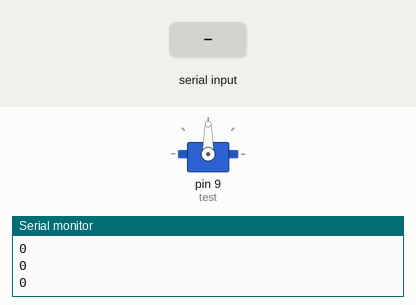
The sketch below on a simulated Arduino Uno, built with avr-gcc and run on an emulated ATmega328P. On the bench: servo, the last lines printed to the serial monitor. The test bench sets the inputs (shaded band).

Above: at 1.2 s.
1.3 s: "30,150\n" received over Serial
At 2.5 s:
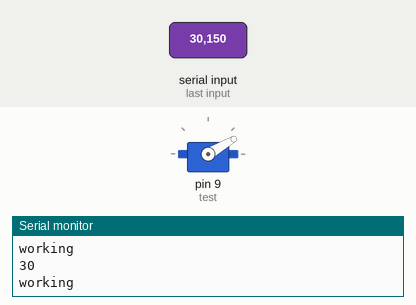
2.8 s: "5\n" received over Serial
At 3.7 s:
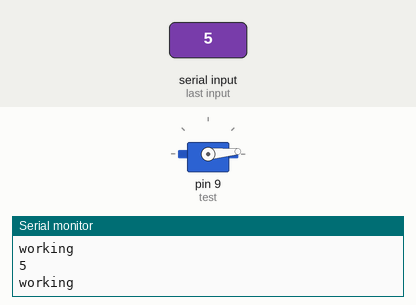
4.3 s: "200\n" received over Serial
At 4.6 s:
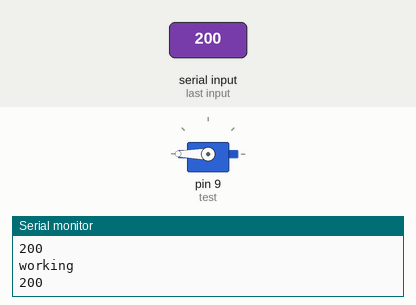
5.8 s: "90,45\n" received over Serial
At 7.0 s:
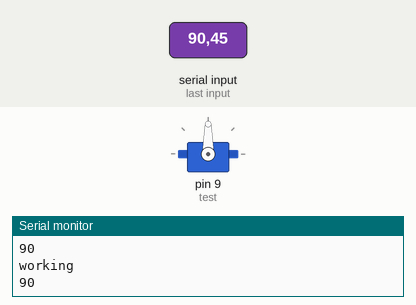
Timing chart, 0 to 8.3 s (numbered marks = the images above; inputs shaded):
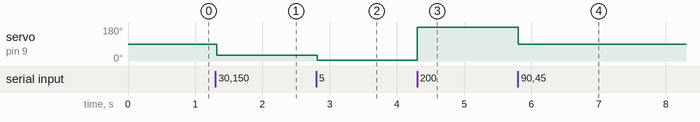

The sketch:

main.ino
```cpp
#include <Servo.h>
const int MAX_MESSAGE_LENGTH = 12;
Servo test;


int pos = 0;
char buf[4];

void setup() {
  // put your setup code here, to run once:
      Serial.begin(9600);
       test.attach(9);
}


void loop() {
  //read serial
while (Serial.available() > 0){
   //Create a place to hold the incoming message
   static char message[MAX_MESSAGE_LENGTH];
   static unsigned int message_pos = 0;
   //Read the next available byte in the serial receive buffer
   char inByte = Serial.read();
   //Message coming in (check not terminating character) and guard for over message size
   if ( inByte != '\n' && (message_pos < MAX_MESSAGE_LENGTH - 1) )
   {
     //Add the incoming byte to our message
     message[message_pos] = inByte;
     message_pos++;
   }
   //Full message received...
   else
   {
     //Add null character to string
     message[message_pos] = '\0';
     //Print the message (or do other things)
     //Serial.println(message);
     pos = atoi(message);

     //Reset for the next message
     message_pos = 0;
   }
 }


  if (pos > 0){
    Serial.print("working\n");
    test.write(pos);
    delay(15);
  }

  Serial.print(pos);
  Serial.println();
}
```

Measured:
- after the input at 1.3 s, servo on pin 9 (test): 90° → 30° at once
- after the input at 2.8 s, servo on pin 9 (test): 30° → 5° at once
- after the input at 4.3 s, servo on pin 9 (test): 5° → 180° at once
- after the input at 5.8 s, servo on pin 9 (test): 180° → 90° at once
